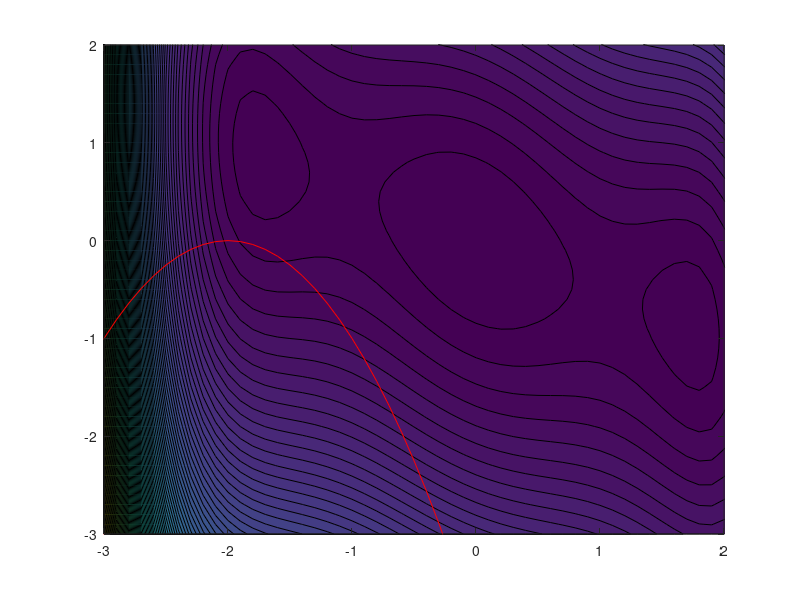

MATLAB code to generate this figure: (Note: this script raises an error after producing the figure.)
clc;
clear;
close all;
format long;

[x, y] = meshgrid(-3:0.1:3, -3:0.1:3);
z = 2.*x.^2-1.05.*x.^4+x.^6/6+x.*y+y.^2;
contourf(x, y, z, 100);
hold on

fun =@(x) 2*x(1)^2-1.05*x(1)^4+x(1)^6/6+x(1)*x(2)+x(2)^2;

yy = -6.0:0.1:6.0;
xx = -(yy.^2 + yy.*4 + 4);
plot(yy, xx, 'r')
axis([-3 2.0 -3 2.0])

xx2 = -6.0:0.1:6.0;
yy2 = -xx2 - 6;
plot(yy2, xx2, 'r')
axis([-3 2.0 -3 2.0])

options = optimoptions('fmincon', 'Display', 'iter', 'TolFun', 1e-5, 'TolX', 1e-5, 'TolCon', 1e-4, 'PlotFcns', @optimplotconstrviolation);

x0 = [-2.0, -2.0];

A = [];
b = [];

Aeq = [];
beq = [];

lb = [];
ub = [];

nonlcon = [];

[x, fval, exitflag, output] = fmincon(fun, x0, A, b, Aeq, beq, lb, ub, {@cons2, @cons22}, options)

figure(1)
[xsol,fval,history,searchdir] = runfmincon2;

figure(1)
hold on
scatter(x(1), x(2), 'r*')
plot(-1.74755233,0.8737615 , 'ow');
plot(1.74755233,-0.8737615 , 'ow');

g1tolcon = x(2) + x(1).^2 + x(1).*4 + 4
g2tolcon = -x(2) -x(1) - 6
